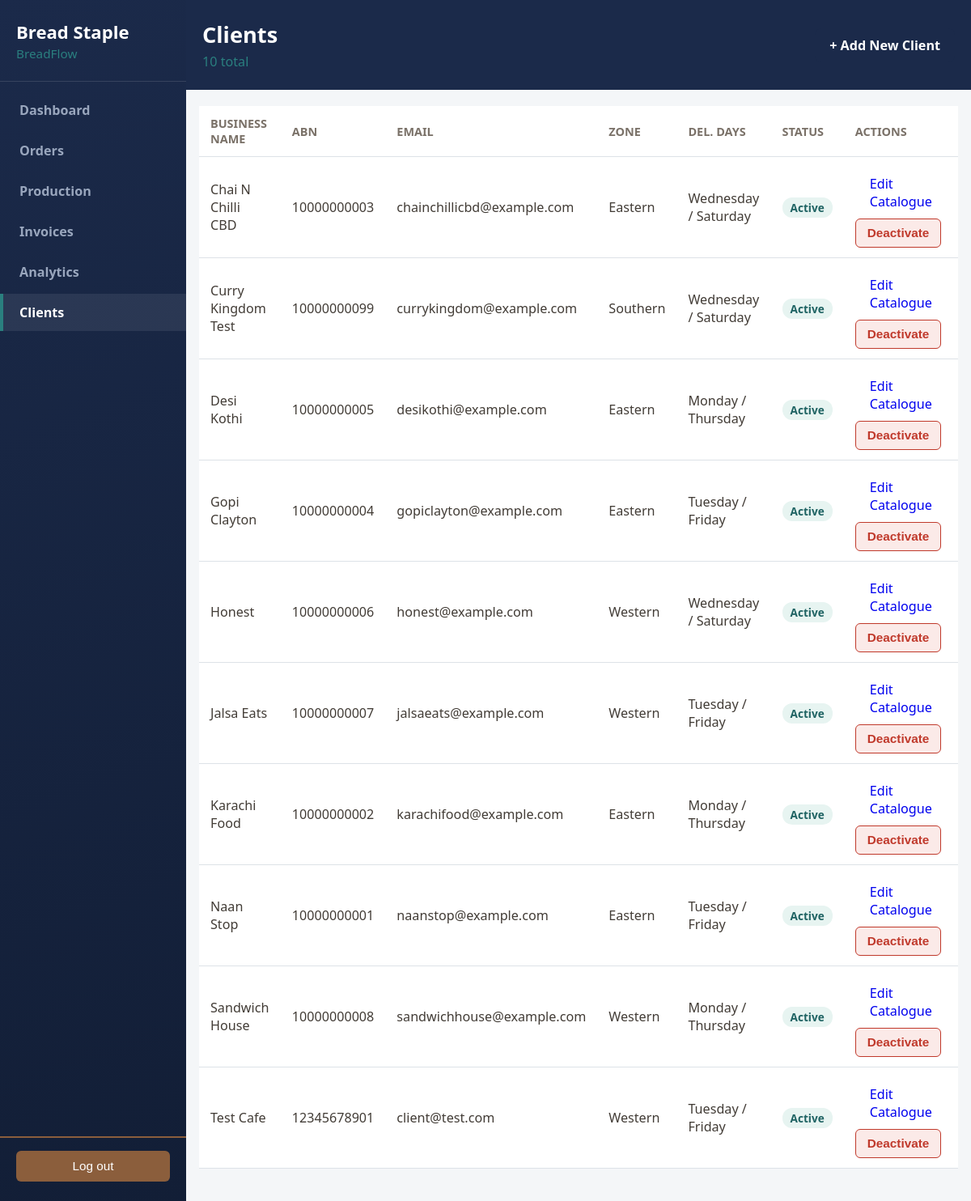
The page /owner/clients (signed in) on the database as committed earlier.
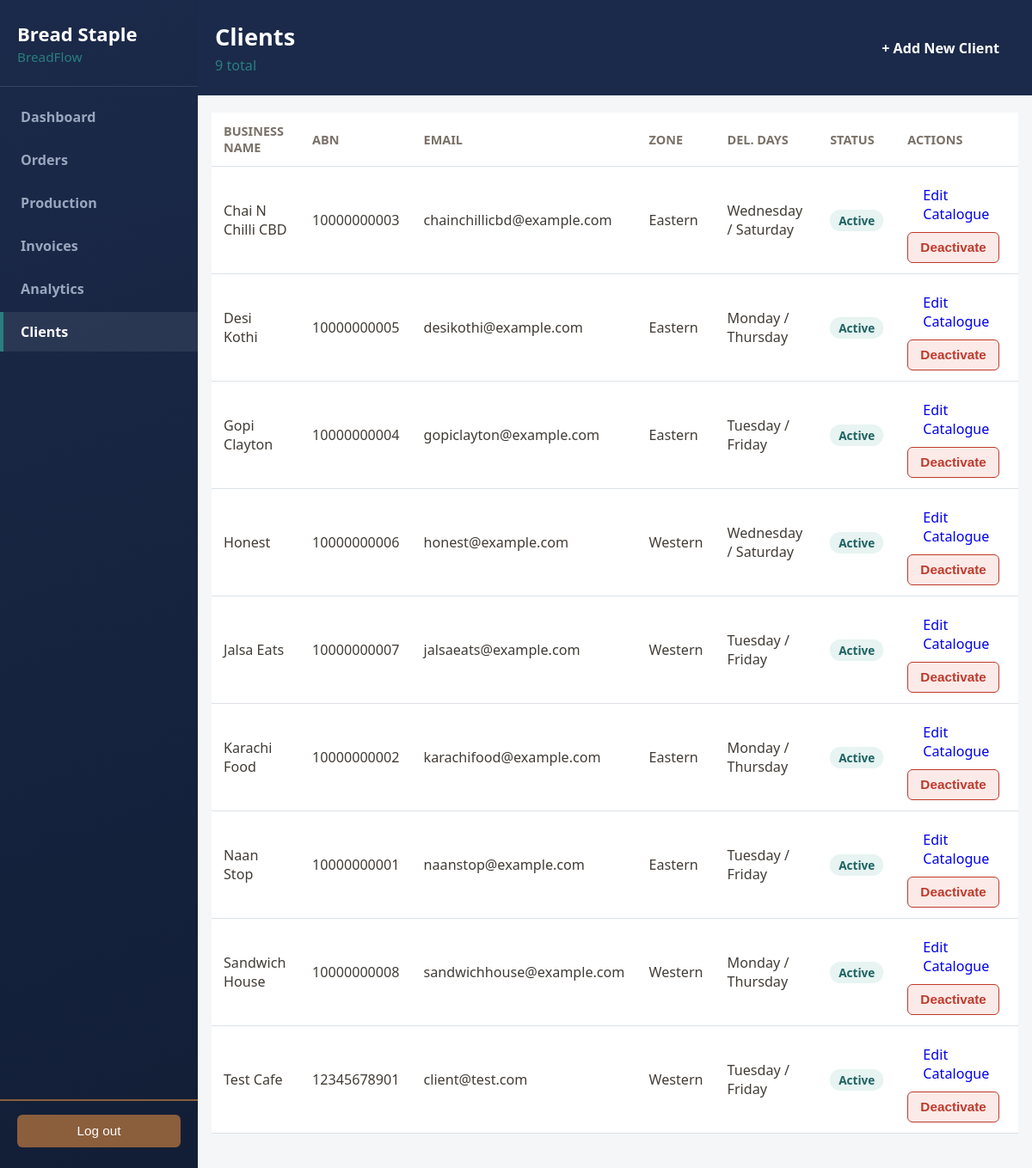
The same page on the database as committed later.
### tables this page shows
CREATE TABLE clients (
    client_id       INTEGER PRIMARY KEY AUTOINCREMENT,
    user_id         INTEGER NOT NULL UNIQUE REFERENCES users(user_id) ON DELETE CASCADE,
    business_name   TEXT NOT NULL UNIQUE,    -- Module 7: trading name, default A-Z sort key
    -- Exactly 11 digits, no separators: GLOB with 11 single-digit character
    -- classes enforces both the length AND that every character is 0-9 in
    -- one constraint, so a value like "123 456 789" or a 10-digit ABN is
    -- rejected at the database layer, not just in Python.
    abn             TEXT NOT NULL UNIQUE
                    CHECK (abn GLOB '[0-9][0-9][0-9][0-9][0-9][0-9][0-9][0-9][0-9][0-9][0-9]'),
    delivery_zone   TEXT NOT NULL CHECK (delivery_zone IN ('Western', 'Northern', 'Eastern', 'Southern')),
    delivery_day1   TEXT NOT NULL,           -- FR-B1: first of 2 fixed weekly delivery days
    delivery_day2   TEXT NOT NULL CHECK (delivery_day2 != delivery_day1),
    delivery_charge REAL NOT NULL CHECK (delivery_charge > 0),
    internal_notes  TEXT                     -- Module 11: owner-only, must never reach the client portal
);

CREATE TABLE users (
    user_id       INTEGER PRIMARY KEY AUTOINCREMENT,
    email         TEXT NOT NULL UNIQUE,      -- FR-A1: login lookup key
    password_hash TEXT NOT NULL,             -- bcrypt hash only (NF-06) -- never plaintext
    role          TEXT NOT NULL CHECK (role IN ('owner', 'client', 'driver')),  -- FR-A3
    is_active     INTEGER NOT NULL DEFAULT 1 CHECK (is_active IN (0, 1)),       -- SQLite has no native BOOLEAN
    created_at    TEXT NOT NULL DEFAULT (STRFTIME('%Y-%m-%dT%H:%M:%S', 'now')),
    -- FR-A1 data dictionary: "Timestamp of successful login ... Set server-side
    -- ... Cannot be in the future". NULL until the account's first successful
    -- login (e.g. a client created by Module 11 who hasn't logged in yet).
    -- No CHECK constraint needed for "cannot be in the future": this column
    -- is only ever written by User.authenticate() using the database's own
    -- STRFTIME('now'), never from user-supplied input, so a future value is
    -- not reachable through the application.
    login_at      TEXT
);

### routes/owner.py (the view)
@owner_bp.route("/owner/clients")
@login_required("owner")
def client_list():
    return render_template("owner_clients.html", clients=Client.list_all())

### app.py (called while the page is built)
@app.context_processor
def inject_owner_nav_data():
    if session.get("role") == "owner":
        return {"owner_pending_count": Order.count_pending()}
    return {}

### database/db.py (called while the page is built)
def get_db_connection():
    DATABASE_PATH.parent.mkdir(parents=True, exist_ok=True)
    connection = sqlite3.connect(DATABASE_PATH)
    connection.row_factory = sqlite3.Row
    connection.execute("PRAGMA foreign_keys = ON")
    return connection

### models/client.py (called while the page is built)
    @property
    def client_id(self):
        return self._client_id

    @property
    def business_name(self):
        return self._business_name

    @property
    def abn(self):
        return self._abn

    @property
    def delivery_zone(self):
        return self._delivery_zone

    @property
    def delivery_days(self):
        return (self._delivery_day1, self._delivery_day2)

### models/order.py (called while the page is built)
    @classmethod
    def count_pending(cls):
        connection = get_db_connection()
        try:
            return connection.execute(
                "SELECT COUNT(*) AS count FROM orders WHERE order_status = 'pending'"
            ).fetchone()["count"]
        finally:
            connection.close()

### models/user.py (called while the page is built)
    @property
    def email(self):
        return self._email

### templates/owner_clients.html (shortened to what this page needs)
{% extends "owner_base.html" %}
{% block owner_content %}
<div class="order-page">
    <header class="order-header client-list-header">
        <div>
            <h1>Clients</h1>
            <p class="order-subtext">{{ clients|length }} total</p>
        </div>
        <a class="btn-primary btn-inline" href="{{ url_for('owner.add_client') }}">+ Add New Client</a>
    </header>
    <main class="client-table-wrap">
        {% if not clients %}
        <p>No clients yet.</p>
        {% else %}
        <table class="client-table">
            <thead>
                <tr>
                    <th>Business Name</th>
                    <th>ABN</th>
                    <th>Email</th>
                    <th>Zone</th>
                    <th>Del. Days</th>
                    <th>Status</th>
                    <th>Actions</th>
                </tr>
            </thead>
            <tbody>
                {% for client in clients %}
                <tr>
                    <td>{{ client.business_name }}</td>
                    <td>{{ client.abn }}</td>
                    <td>{{ client.email }}</td>
                    <td>{{ client.delivery_zone }}</td>
                    <td>{{ client.delivery_days[0] }} / {{ client.delivery_days[1] }}</td>
                    <td>
                        {% if client.is_active %}
                        <span class="status-pill status-active">Active</span>
                        {% else %}
                        <span class="status-pill status-inactive">Inactive</span>
                        {% endif %}
                    </td>
                    <td>
                        <a class="btn-inline" href="{{ url_for('owner.edit_client_products', client_id=client.client_id) }}">Edit Catalogue</a>
                        {% if client.is_active %}
                        <form method="post" action="{{ url_for('owner.deactivate_client', client_id=client.client_id) }}">
                            <button type="submit" class="btn-deactivate">Deactivate</button>
                        </form>
                        {% else %}
                        <form method="post" action="{{ url_for('owner.reactivate_client', client_id=client.client_id) }}">
                            <button type="submit" class="btn-reactivate">Reactivate</button>
                        </form>
                        {% endif %}
                    </td>
                </tr>
                {% endfor %}
            </tbody>
        </table>
        {% endif %}
    </main>
</div>
{% endblock %}

Rows that differ between the two databases and show on the page:
removed clients: business_name "Curry Kingdom Test", abn "10000000099", email "currykingdom@example.com", delivery_zone "Southern", delivery_day1 "Wednesday", delivery_day2 "Saturday"
Other text that changed with them:
{{ clients|length }}: "10" → "9"
